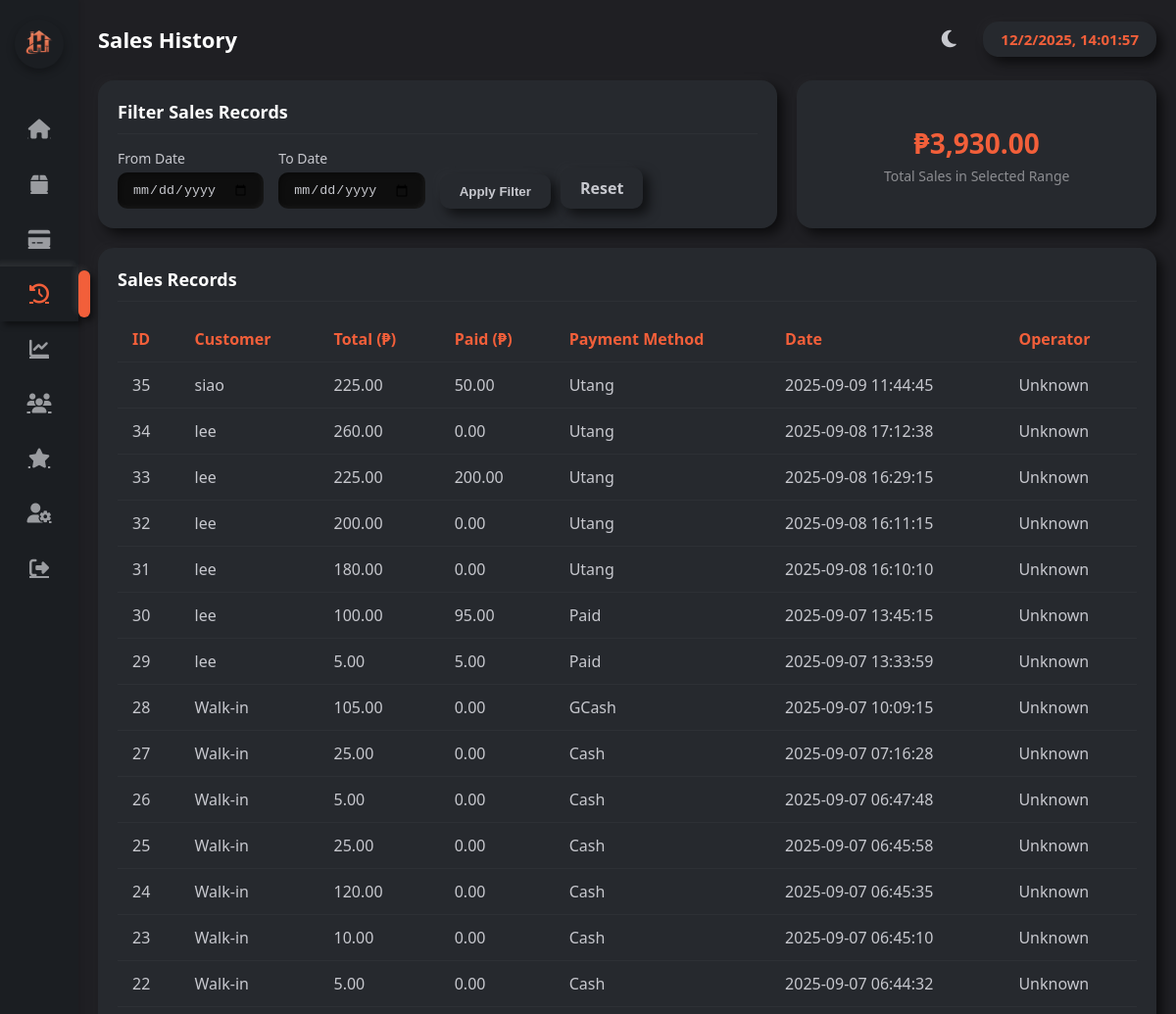
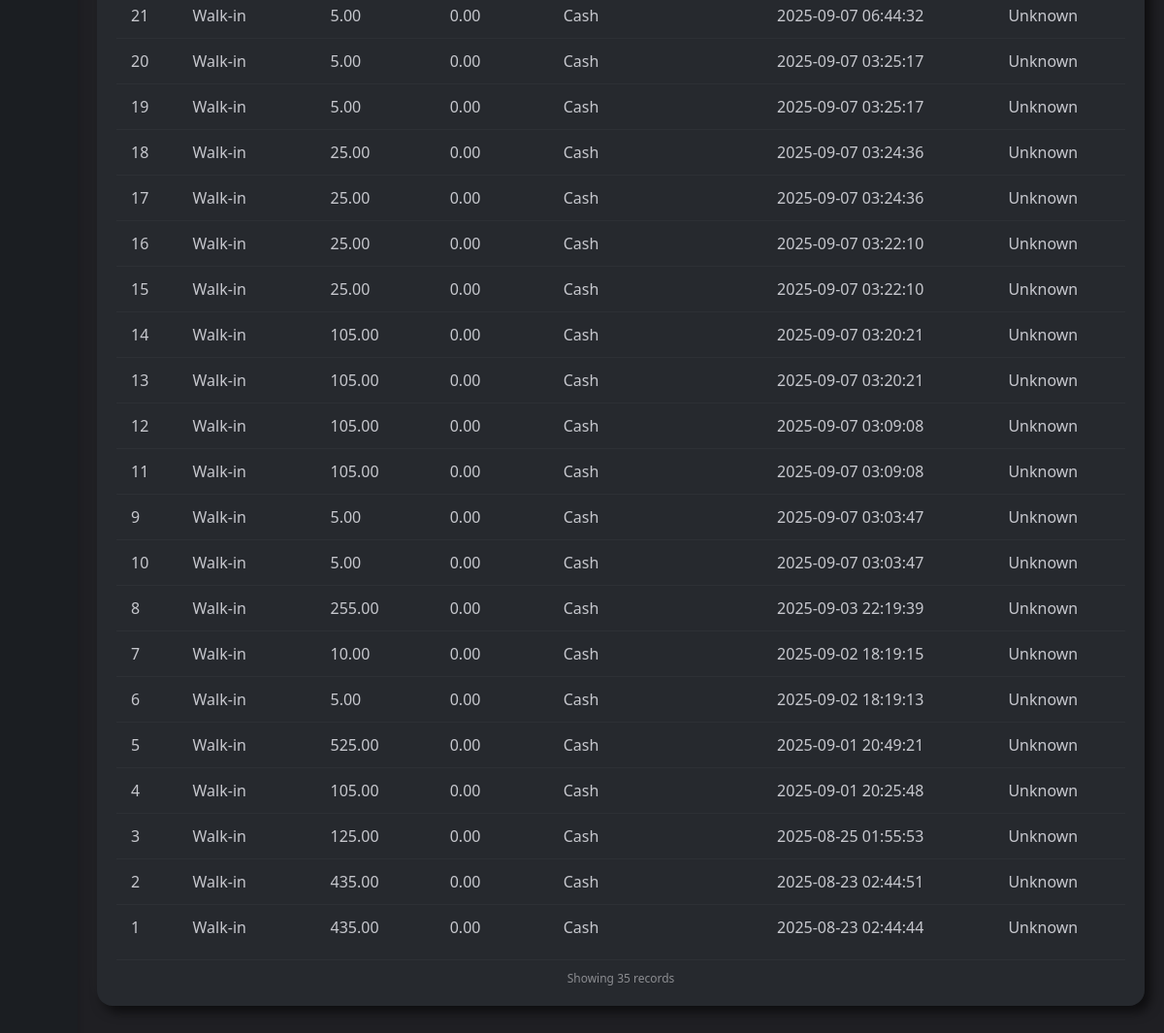
/sales_history.php, run on an earlier commit of the app's database (2 pictures, top to bottom).
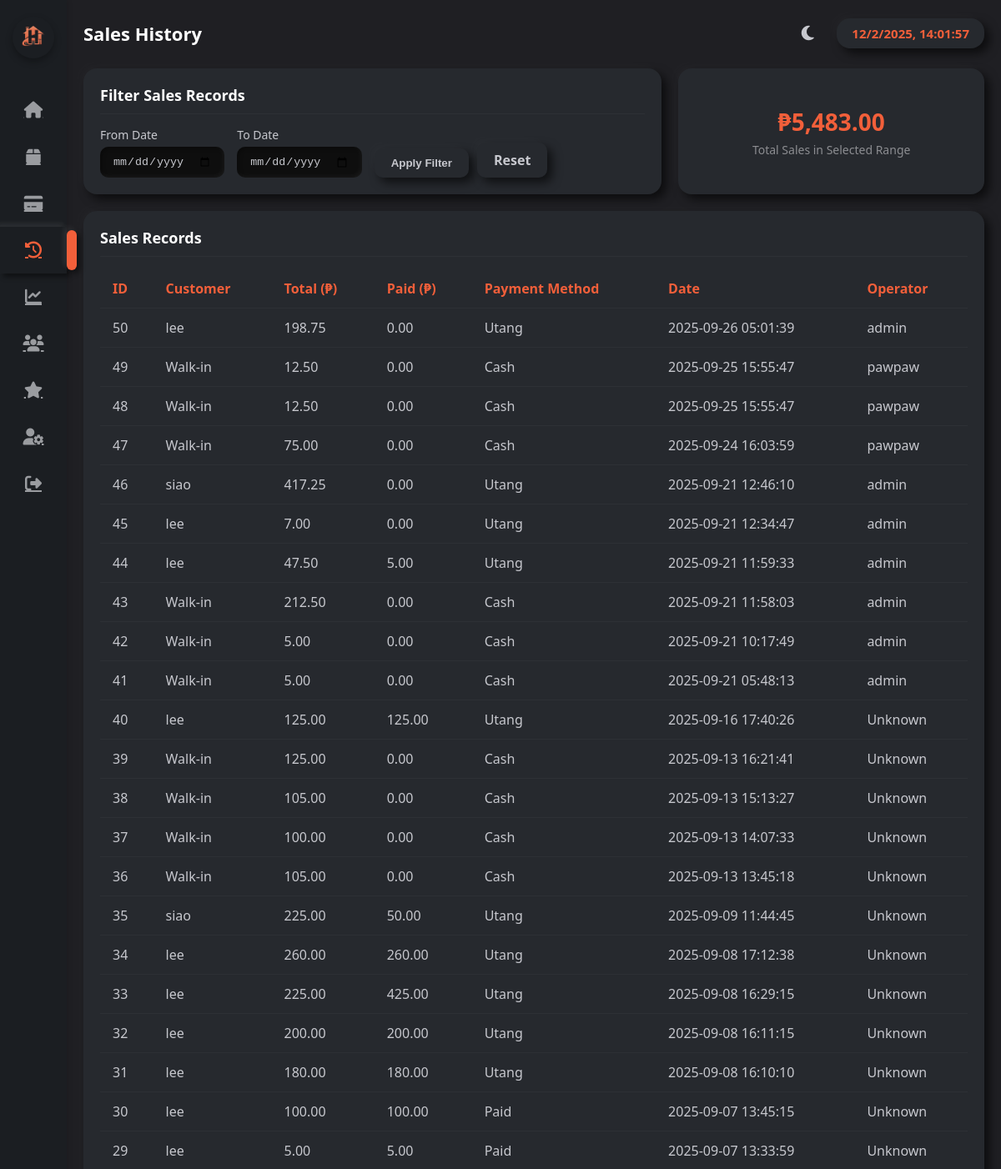
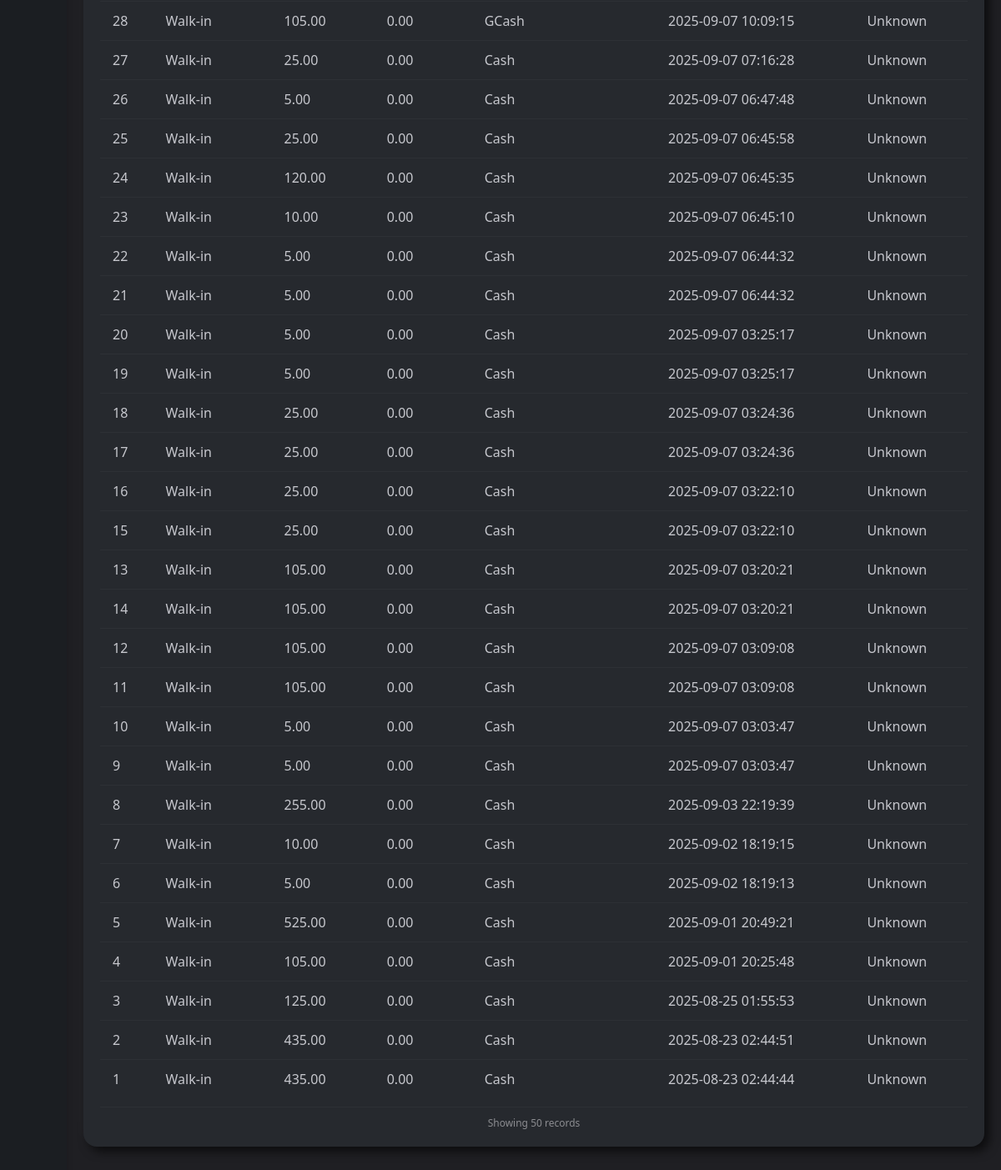
And on a later commit of the database (2 pictures, top to bottom).
### tables this page shows
CREATE TABLE `sales` (
  `id` int(11) NOT NULL,
  `customer_id` int(11) DEFAULT NULL,
  `user_id` int(11) DEFAULT NULL,
  `total_amount` decimal(10,2) NOT NULL,
  `payment_method` varchar(50) NOT NULL,
  `created_at` timestamp NOT NULL DEFAULT current_timestamp(),
  `paid_amount` decimal(10,2) NOT NULL DEFAULT 0.00
);

CREATE TABLE `users` (
  `id` int(11) NOT NULL,
  `username` varchar(100) NOT NULL,
  `password` varchar(255) NOT NULL,
  `role` enum('admin','cashier') DEFAULT 'cashier',
  `photo` varchar(255) DEFAULT NULL,
  `created_at` timestamp NOT NULL DEFAULT current_timestamp()
);

### sales_history.php (the view, shortened to what this page needs)
<?php
include 'db.php';
 $currentTheme = $_SESSION['theme'];
 $start = $_GET['start_date'] ?? '';
 $end   = $_GET['end_date'] ?? '';
 $where = '';
 $sql = "
  SELECT s.id,
         COALESCE(c.name,'Walk-in') AS customer_name,
         s.total_amount,
         s.paid_amount,
         s.payment_method,
         s.created_at,
         u.username AS operator_name
  FROM sales s
  LEFT JOIN customers c ON s.customer_id = c.id
  LEFT JOIN users u ON s.user_id = u.id
  $where
  ORDER BY s.created_at DESC";
 $result = $conn->query($sql) or die($conn->error);
 $totalQ = $conn->query("SELECT SUM(total_amount) AS total FROM sales s $where");
 $totalSales = $totalQ->fetch_assoc()['total'] ?? 0;
?>
<!DOCTYPE html>
<html lang="en">
<head>
<link rel="stylesheet" href="https://cdnjs.cloudflare.com/ajax/libs/font-awesome/6.4.0/css/all.min.css">
</head>
<body class="<?php echo $currentTheme === 'light' ? 'light-mode' : ''; ?>">
<nav class="sidebar">
  <div class="logo">
    <img src="uploads/logo.png" alt="POS System Logo">
  </div>
  <ul>
    <li>
      <a href="dashboard.php" >
        <i class="fa fa-home"></i>
      </a>
    </li>
    <li>
      <a href="inventory.php">
        <i class="fa fa-box"></i>
      </a>
    </li>
    <li>
      <a href="sales.php">
        <i class="fa fa-credit-card"></i>
      </a>
    </li>
    <li>
      <a href="sales_history.php" class="active">
        <i class="fa fa-history"></i>
      </a>
    </li>
    <li>
      <a href="sales_report.php">
        <i class="fa fa-chart-line"></i>
      </a>
    </li>
    <li>
      <a href="customers.php">
        <i class="fa fa-users"></i>
      </a>
    </li>
    <li>
      <a href="customer_loyalty.php" >
        <i class="fa fa-star"></i>
      </a>
    </li>
    <li>
      <a href="user_management.php">
        <i class="fa fa-user-cog"></i>
      </a>
    </li>
    <li>
      <a href="logout.php">
        <i class="fa fa-sign-out-alt"></i>
      </a>
    </li>
  </ul>
</nav>
<div class="wrapper">
  <main class="main">
    <div class="topbar">
      <h1>Sales History</h1>
      <div style="display: flex; align-items: center;">
        <button id="theme-toggle" class="theme-toggle" title="Toggle theme">
          <i class="fas fa-<?php echo $currentTheme === 'light' ? 'sun' : 'moon'; ?>"></i>
        </button>
        <div id="clock" class="clock-card neu"></div>
      </div>
    </div>
    <div class="top-section">
      <div class="filter-card neu">
        <h2>Filter Sales Records</h2>
        <form method="get" class="filter-bar">
          <div class="filter-group">
            <label>From Date</label>
            <input type="date" name="start_date" value="<?= htmlspecialchars($start) ?>">
          </div>
          <div class="filter-group">
            <label>To Date</label>
            <input type="date" name="end_date" value="<?= htmlspecialchars($end) ?>">
          </div>
          <div class="filter-actions">
            <button type="submit">Apply Filter</button>
            <a href="sales_history.php" class="reset-btn">Reset</a>
          </div>
        </form>
      </div>
      <div class="summary-card neu">
        <h3>₱<?= number_format($totalSales,2) ?></h3>
        <p>Total Sales in Selected Range</p>
      </div>
    </div>
    <div class="table-scroll-container neu">
      <div class="table-header">
        <h2>Sales Records</h2>
      </div>
      <div class="table-wrapper">
        <table>
          <thead>
            <tr>
              <th>ID</th>
              <th>Customer</th>
              <th>Total (₱)</th>
              <th>Paid (₱)</th>
              <th>Payment Method</th>
              <th>Date</th>
              <th>Operator</th>
            </tr>
          </thead>
          <tbody>
            <?php if($result && $result->num_rows > 0): ?>
              <?php while($row = $result->fetch_assoc()): ?>
                <tr class="sale-row" data-id="<?= $row['id'] ?>">
                  <td><?= $row['id'] ?></td>
                  <td><?= $row['customer_name'] ?></td>
                  <td><?= number_format($row['total_amount'],2) ?></td>
                  <td><?= number_format($row['paid_amount'],2) ?></td>
                  <td><?= $row['payment_method'] ?></td>
                  <td><?= $row['created_at'] ?></td>
                  <td><?= htmlspecialchars($row['operator_name'] ?? 'Unknown') ?></td>
                </tr>
              <?php endwhile; ?>
            <?php else: ?>
              <tr><td colspan="7">No sales records found.</td></tr>
            <?php endif; ?>
          </tbody>
        </table>
        <div class="table-info">
          <?php
          $rowCount = $result ? $result->num_rows : 0;
          echo "Showing " . $rowCount . " records";
          ?>
        </div>
      </div>
    </div>
  </main>
</div>
</body>
</html>

What changed in the data, as far as the page shows it:
added sales: id "50", customer_name "lee", total_amount "198.75", paid_amount "0.00", payment_method "Utang", created_at "2025-09-26 05:01:39", user.username "admin"
added sales: id "49", customer_name "Walk-in", total_amount "12.50", paid_amount "0.00", payment_method "Cash", created_at "2025-09-25 15:55:47", user.username "pawpaw"
added sales: id "48", customer_name "Walk-in", total_amount "12.50", paid_amount "0.00", payment_method "Cash", created_at "2025-09-25 15:55:47", user.username "pawpaw"
added sales: id "47", customer_name "Walk-in", total_amount "75.00", paid_amount "0.00", payment_method "Cash", created_at "2025-09-24 16:03:59", user.username "pawpaw"
added sales: id "46", customer_name "siao", total_amount "417.25", paid_amount "0.00", payment_method "Utang", created_at "2025-09-21 12:46:10", user.username "admin"
added sales: id "45", customer_name "lee", total_amount "7.00", paid_amount "0.00", payment_method "Utang", created_at "2025-09-21 12:34:47", user.username "admin"
added sales: id "44", customer_name "lee", total_amount "47.50", paid_amount "5.00", payment_method "Utang", created_at "2025-09-21 11:59:33", user.username "admin"
added sales: id "43", customer_name "Walk-in", total_amount "212.50", paid_amount "0.00", payment_method "Cash", created_at "2025-09-21 11:58:03", user.username "admin"
added sales: id "42", customer_name "Walk-in", total_amount "5.00", paid_amount "0.00", payment_method "Cash", created_at "2025-09-21 10:17:49", user.username "admin"
added sales: id "41", customer_name "Walk-in", total_amount "5.00", paid_amount "0.00", payment_method "Cash", created_at "2025-09-21 05:48:13", user.username "admin"
added sales: id "40", customer_name "lee", total_amount "125.00", paid_amount "125.00", payment_method "Utang", created_at "2025-09-16 17:40:26", operator_name "Unknown"
added sales: id "39", customer_name "Walk-in", total_amount "125.00", paid_amount "0.00", payment_method "Cash", created_at "2025-09-13 16:21:41", operator_name "Unknown"
added sales: id "38", customer_name "Walk-in", total_amount "105.00", paid_amount "0.00", payment_method "Cash", created_at "2025-09-13 15:13:27", operator_name "Unknown"
added sales: id "37", customer_name "Walk-in", total_amount "100.00", paid_amount "0.00", payment_method "Cash", created_at "2025-09-13 14:07:33", operator_name "Unknown"
added sales: id "36", customer_name "Walk-in", total_amount "105.00", paid_amount "0.00", payment_method "Cash", created_at "2025-09-13 13:45:18", operator_name "Unknown"
changed sales id 34: paid_amount "0.00" → "260.00"
changed sales id 33: paid_amount "200.00" → "425.00"
changed sales id 32: paid_amount "0.00" → "200.00"
changed sales id 31: paid_amount "0.00" → "180.00"
changed sales id 30: paid_amount "95.00" → "100.00"
shown differently, row unchanged: sales id 13: moves up the list
shown differently, row unchanged: sales id 10: moves up the list
Also different on the page:
$totalSales: "3,930.00" → "5,483.00"
$rowCount: "35" → "50"
